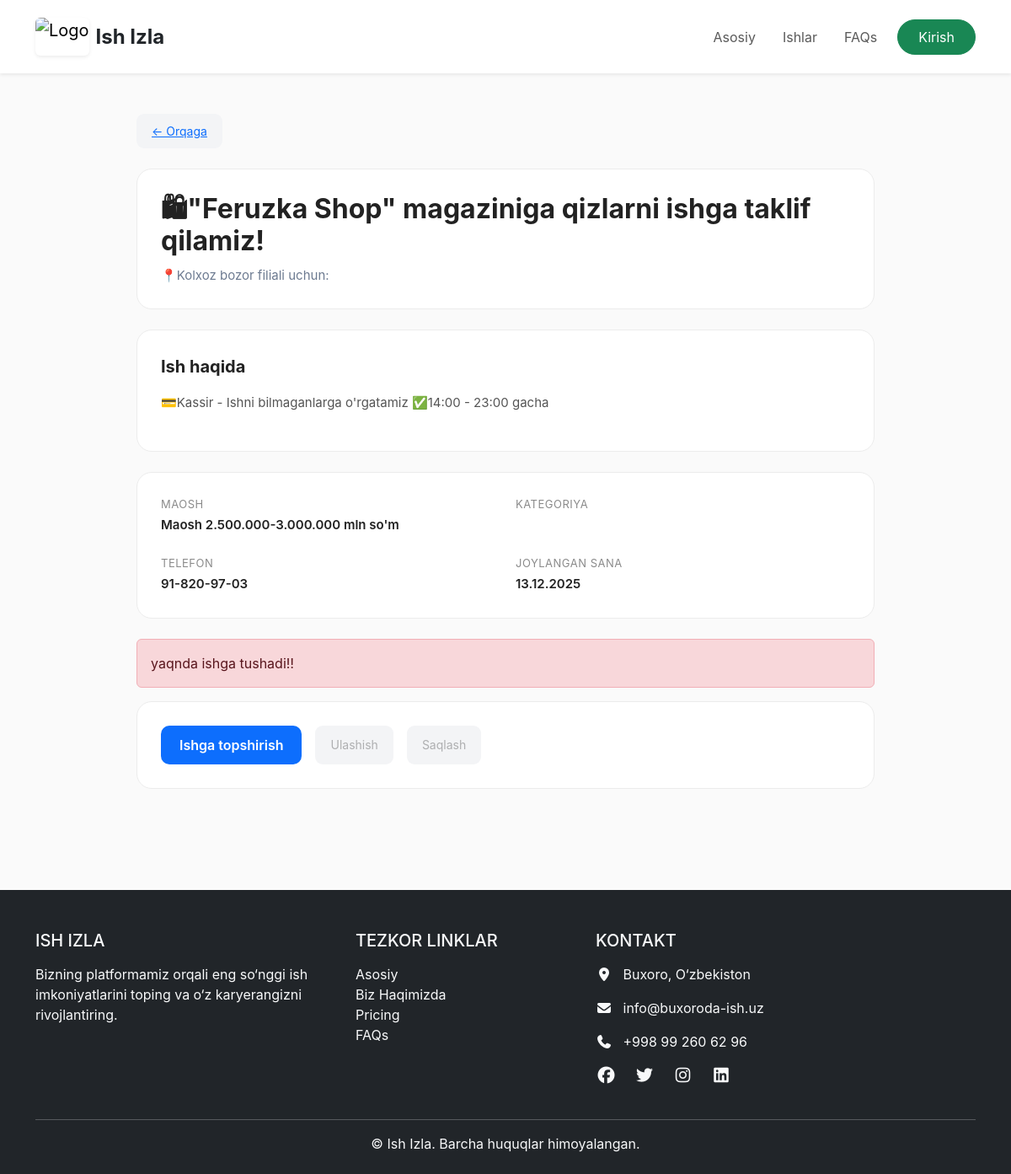
/advertisements/job/67/, run on the app's committed database.
### advertisement/models.py (models this page shows, shortened)
class Job(models.Model):
    employer = models.ForeignKey(EmployerProfile, on_delete=models.CASCADE, related_name="jobs")
    category = models.ForeignKey(CategoryModel,on_delete=models.CASCADE,verbose_name='Kategorya')
    title = models.CharField(max_length=255,verbose_name='Sarlovha')
    description = models.TextField(verbose_name='Tasnif')
    salary = models.CharField(max_length=100, blank=True, null=True,verbose_name='Maosh')
    created_at = models.DateTimeField(auto_now_add=True)
    location = models.CharField(max_length=155,verbose_name='Manzil')
    phone_number = models.CharField(max_length=14,default='998992606296',verbose_name='Telefon raqam')
    class Meta:
        ordering = ['-created_at']

### advertisement/views.py (the view)
# urls.py: path('job/<int:pk>/',Job_DetailView.as_view(),name="job-detail"),
class Job_DetailView(View):
    def get(self, request, pk):
        product = get_object_or_404(Job, pk=pk)
        return render(request, 'category/job_detail.html', {"product": product})

### templates/category/job_detail.html (shortened to what this page needs)
{% extends "base.html" %}
{% block content %}
<div class="container py-5 job-wrapper">
    <a href="javascript:history.back()" class="btn-soft mb-4 d-inline-block">
        ← Orqaga
    </a>
    <div class="white-box title-area mb-4">
        <h2>{{ product.title }}</h2>
        <span>{{ product.location }}</span>
    </div>
    <div class="white-box mb-4">
        <div class="section-title">Ish haqida</div>
        <p style="color:#555; line-height:1.7; font-size:15px;">
            {{ product.description }}
        </p>
    </div>
    <div class="white-box mb-4">
        <div class="row g-4">
            <div class="col-6">
                <div class="info-grid-title">Maosh</div>
                <div class="info-grid-body">
                    {{ product.salary|default:"Kelishilgan" }}
                </div>
            </div>
            <div class="col-6">
                <div class="info-grid-title">Kategoriya</div>
            </div>
            <div class="col-6">
                <div class="info-grid-title">Telefon</div>
                <div class="info-grid-body">
                    {{ product.phone_number }}
                </div>
            </div>
            <div class="col-6">
                <div class="info-grid-title">Joylangan sana</div>
                <div class="info-grid-body">{{ product.created_at|date:"d.m.Y" }}</div>
            </div>
        </div>
    </div>
    <p class="alert alert-danger">yaqnda ishga tushadi‼</p>
    <div class="white-box mb-4 d-flex gap-3">
        <button class="btn-main" disabled>Ishga topshirish</button>
        <button class="btn-soft" disabled>Ulashish</button>
        <button class="btn-soft" disabled>Saqlash</button>
    </div>
</div>
{% endblock %}

### templates/category/job_detail.html (style rules this page uses)
body { background: #fafafa !important; font-family: 'Inter', sans-serif; }
.job-wrapper { max-width: 900px; margin: auto; }
.white-box { background: #fff; border-radius: 18px; padding: 28px; border: 1px solid #ececec; }
.title-area h2 { font-weight: 700; font-size: 32px; color: #222; }
.title-area span { color: #6d7b91; font-size: 15px; }
.info-grid-title { font-size: 13px; color: #8b8b8b; text-transform: uppercase; letter-spacing: .5px; margin-bottom: 4px; }
.info-grid-body { font-size: 15px; font-weight: 600; color: #222; }
.btn-soft { background: #f3f4f6; border-radius: 9px; padding: 10px 18px; font-size: 14px; border: none; transition: .2s; }
.btn-main { background: #0d6efd; color: white; border-radius: 10px; padding: 11px 22px; font-weight: 600; border: none; }
.section-title { font-weight: 700; font-size: 20px; margin-bottom: 15px; color: #222; }

### data on the page
Job: title "🛍\"Feruzka Shop\" magaziniga qizlarni ishga taklif qilamiz!", location "📍Kolxoz bozor filiali uchun:", description "💳Kassir - Ishni bilmaganlarga o'rgatamiz ✅14:00 - 23:00 gacha", salary "Maosh 2.500.000-3.000.000 mln so'm", phone_number "91-820-97-03", created_at "13.12.2025"
